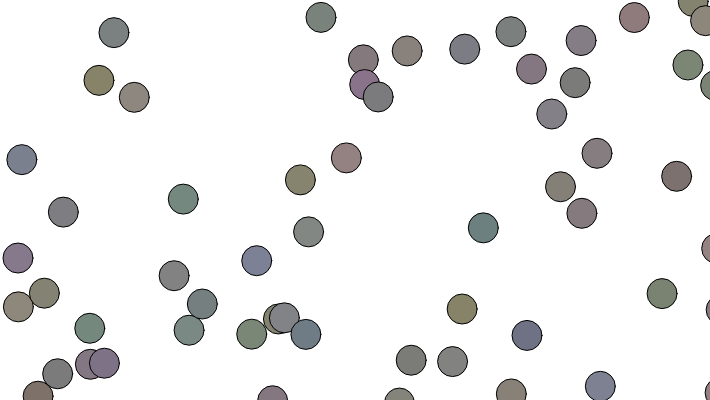
Frame 1 (no input)
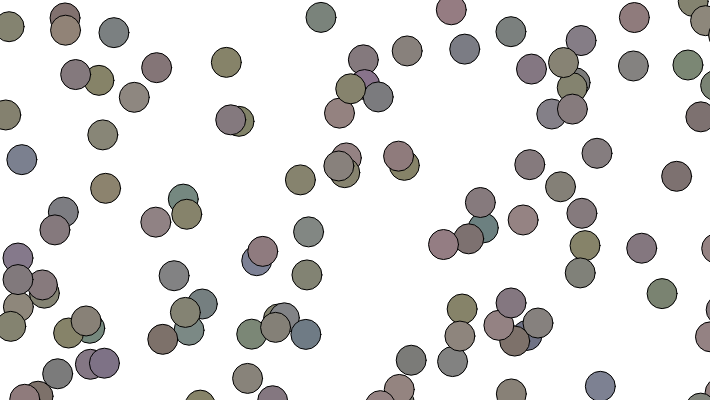
Frame 2 (the mouse pressed at the canvas centre, redrawn once)

The p5.js sketch that drew these frames (run headless with seeded random() and noise() and a simulated clock; the mouse was pressed at the canvas centre and the sketch redrawn once):

// p5.js sketch
// ── sketch.js
let size = 20;
let geneSize = 255 * 3

let currentAge = []
let newAge = []

// [1,....,0....,0....]の255*3の大きさの配列
const goal = []
for (let i = 0; i < 255; i++) {
    goal.push(1)
}
for (let i = 0; i < 255 * 2; i++) {
    goal.push(0)
}


function setup() {
    createCanvas(710, 400)
    // background(0)
    noLoop()
    for (let i = 0; i < size; i++) {
        currentAge[i] = creageGenome(geneSize)
    }
    frameRate(5000)
}


function draw() {
    const elite = selection(currentAge)
    const progeny = []
    for (let i = 0; i < elite.length - 1; i++) {
        progeny.push(...cross(elite[i], elite[i + 1]))
    }
    newAge = nextGeneration(currentAge, elite, progeny)
    newAge.forEach((age, index) => {
        fill(...age.getColor())
        ellipse(Math.random() * window.innerWidth, Math.random() * window.innerHeight, 30, 30)
    })
    currentAge = newAge
    newAge = []
}

function creageGenome(length) {
    const genome_list = []
    for (let i = 0; i < length; i++) {
        genome_list.push(Math.round(Math.random()))
    }
    return new Biont(genome_list)
}

class Biont {
    constructor(genome_list) {
        this.genome_list = genome_list
        this.evaluation = this.getEvaluate(goal)
    }

    getEvaluate(goal) {
        let score = 0
        for (let i = 0; i < this.genome_list.length; i++) {
            if (goal[i] === this.genome_list[i]) {
                score++
            }
        }
        return score / geneSize
    }

    getColor() {
        let c = 0
        let cArr = []
        for (let i = 0; i < this.genome_list.length; i++) {
            c += this.genome_list[i]
            if ((i + 1) % 255 === 0) {
                cArr.push(c)
                c = 0
            }
        }
        return cArr
    }
}

function selection(age) {
    const elite = age.sort((a, b) => {
        return b.getEvaluate(goal) - a.getEvaluate(goal)
    })
    return elite.slice(0, 20)
}

function cross(bios1, bios2) {
    const cross_one = Math.round(random(geneSize))
    const cross_two = Math.round(random(cross_one, geneSize))
    const one = bios1.genome_list
    const two = bios2.genome_list
    const progeny_one = [...one.slice(0, cross_one), ...two.slice(cross_one, cross_two), ...one.slice(cross_two, geneSize)]
    const progeny_two = [...two.slice(0, cross_one), ...one.slice(cross_one, cross_two), ...two.slice(cross_two, geneSize)]
    return [new Biont(progeny_one), new Biont(progeny_two)]
}


function nextGeneration(age, elite, progeny) {
    const sorted_age = age.sort((a, b) => {
        return a.getEvaluate(goal) - b.getEvaluate(goal)
    })
    sorted_age.splice(0, elite.length + progeny.length)
    sorted_age.push(...elite, ...progeny)
    return sorted_age
}
